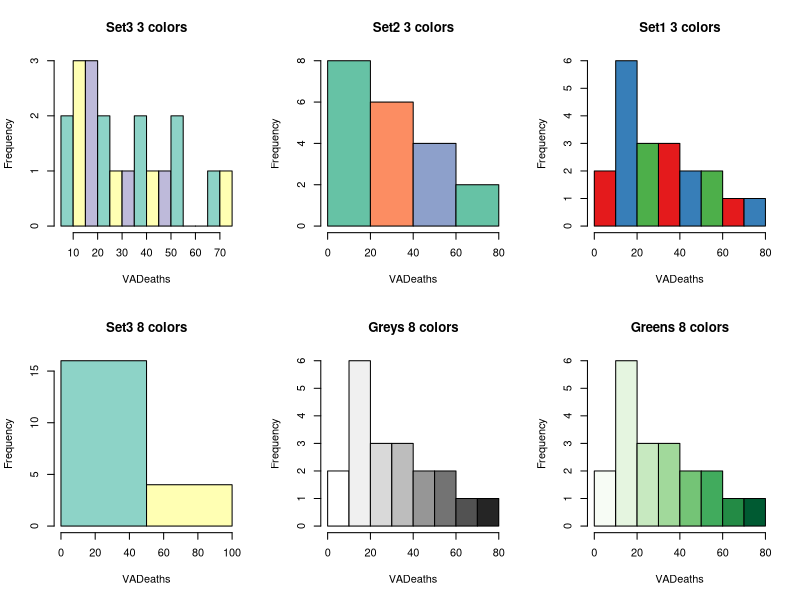
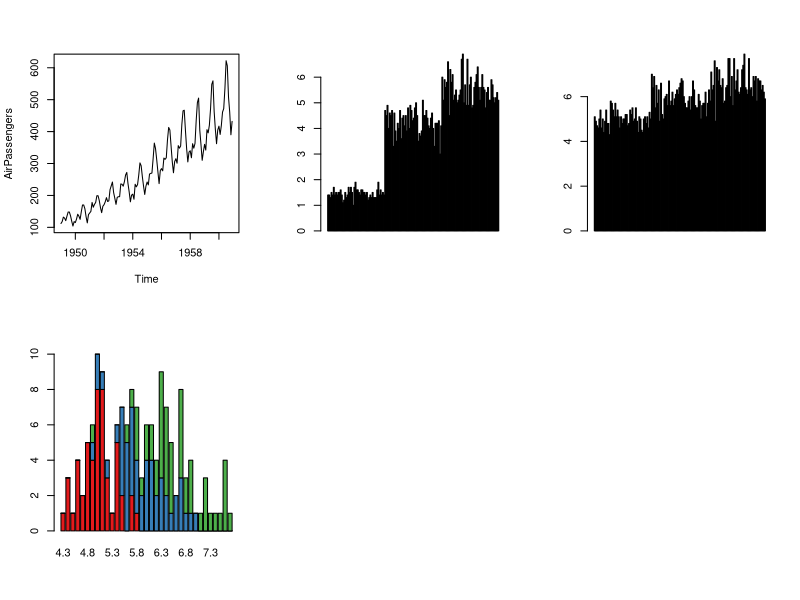
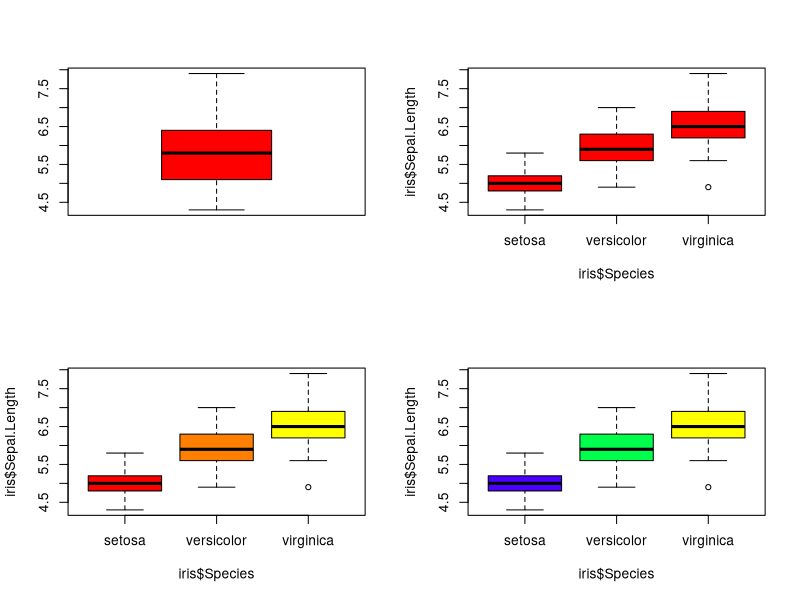
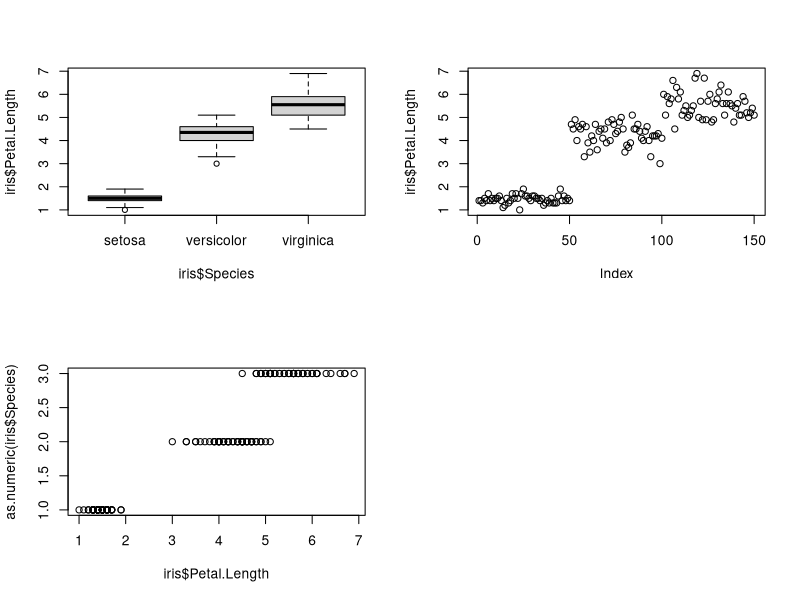
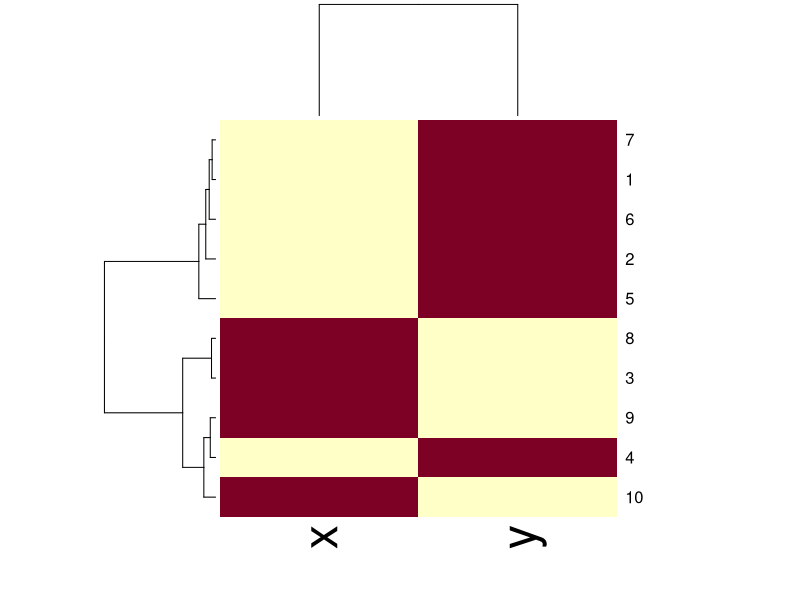
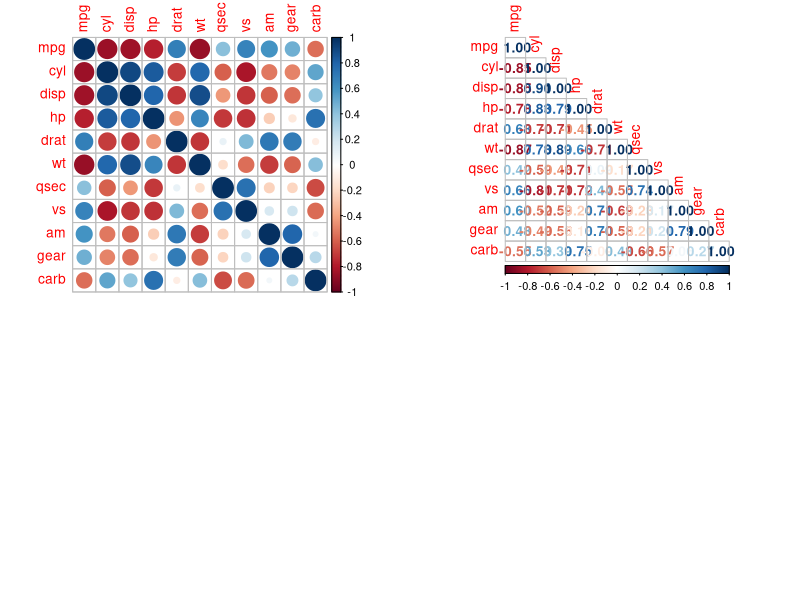
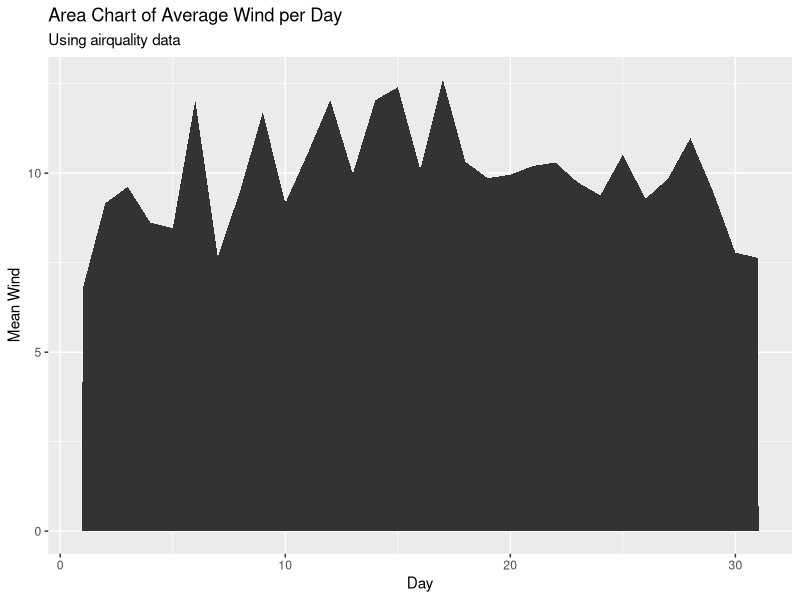

The R source for these figures, in order:
print('1. HISTOGRAM')
install.packages('RColorBrewer')
library(RColorBrewer)
data(VADeaths)
par(mfrow=c(2,3))

# Histograms with different colors
hist(VADeaths, breaks=10, col=brewer.pal(3,"Set3"), main="Set3 3 colors")
hist(VADeaths, breaks=3, col=brewer.pal(3,"Set2"), main="Set2 3 colors")
hist(VADeaths, breaks=7, col=brewer.pal(3,"Set1"), main="Set1 3 colors")
hist(VADeaths, breaks=2, col=brewer.pal(8,"Set3"), main="Set3 8 colors")
hist(VADeaths, col=brewer.pal(8,"Greys"), main="Greys 8 colors")
hist(VADeaths, col=brewer.pal(8,"Greens"), main="Greens 8 colors")

print('-2.1. Line Chart')
data(AirPassengers)
plot(AirPassengers, type="l")  # Simple Line Plot

print('2.2. Bar Chart')
data("iris")
barplot(iris$Petal.Length)  # Creating simple Bar Graph
barplot(iris$Sepal.Length, col = brewer.pal(3,"Set1"))
barplot(table(iris$Species, iris$Sepal.Length), col = brewer.pal(3,"Set1"))  # Stacked Plot

print('3. Box Plot')
par(mfrow=c(2,2))
boxplot(iris$Sepal.Length, col="red")
boxplot(iris$Sepal.Length ~ iris$Species, col="red")
boxplot(iris$Sepal.Length ~ iris$Species, col=heat.colors(3))
boxplot(iris$Sepal.Length ~ iris$Species, col=topo.colors(3))
boxplot(iris$Petal.Length ~ iris$Species)

print('4. Scatter Plot')
plot(x=iris$Petal.Length)  # Simple Scatter Plot
plot(x=iris$Petal.Length, y=as.numeric(iris$Species))  # Convert Species to numeric for scatter plot

print('5. Heat Map')
X <- rnorm(10, mean=rep(1:5, each=2), sd=0.7)
y <- rnorm(10, mean=rep(c(1, 9), each=5), sd=0.1)
dataFrame <- data.frame(x=X, y=y)
set.seed(143)
dataMatrix <- as.matrix(dataFrame)[sample(1:10),]  # Convert to class 'matrix', then shuffle rows
heatmap(dataMatrix)  # Visualize hierarchical clustering via a heatmap

print('6. Correlogram')
install.packages("corrplot")
library(corrplot)
corr_matrix <- cor(mtcars)
# With circles
corrplot(corr_matrix)
# With numbers and lower triangle
corrplot(corr_matrix, method = 'number', type = "lower")

print('Area Chart')
install.packages("magrittr")
install.packages("dplyr")
install.packages('tidyverse')
library(dplyr)
library(magrittr)
library(tidyverse)
data("airquality")  # Corrected the data call
airquality %>%
  group_by(Day) %>%
  summarise(mean_wind = mean(Wind, na.rm = TRUE)) %>%
  ggplot() + 
  geom_area(aes(x = Day, y = mean_wind)) + 
  labs(title = "Area Chart of Average Wind per Day", 
       subtitle = "Using airquality data", 
       y = "Mean Wind")

